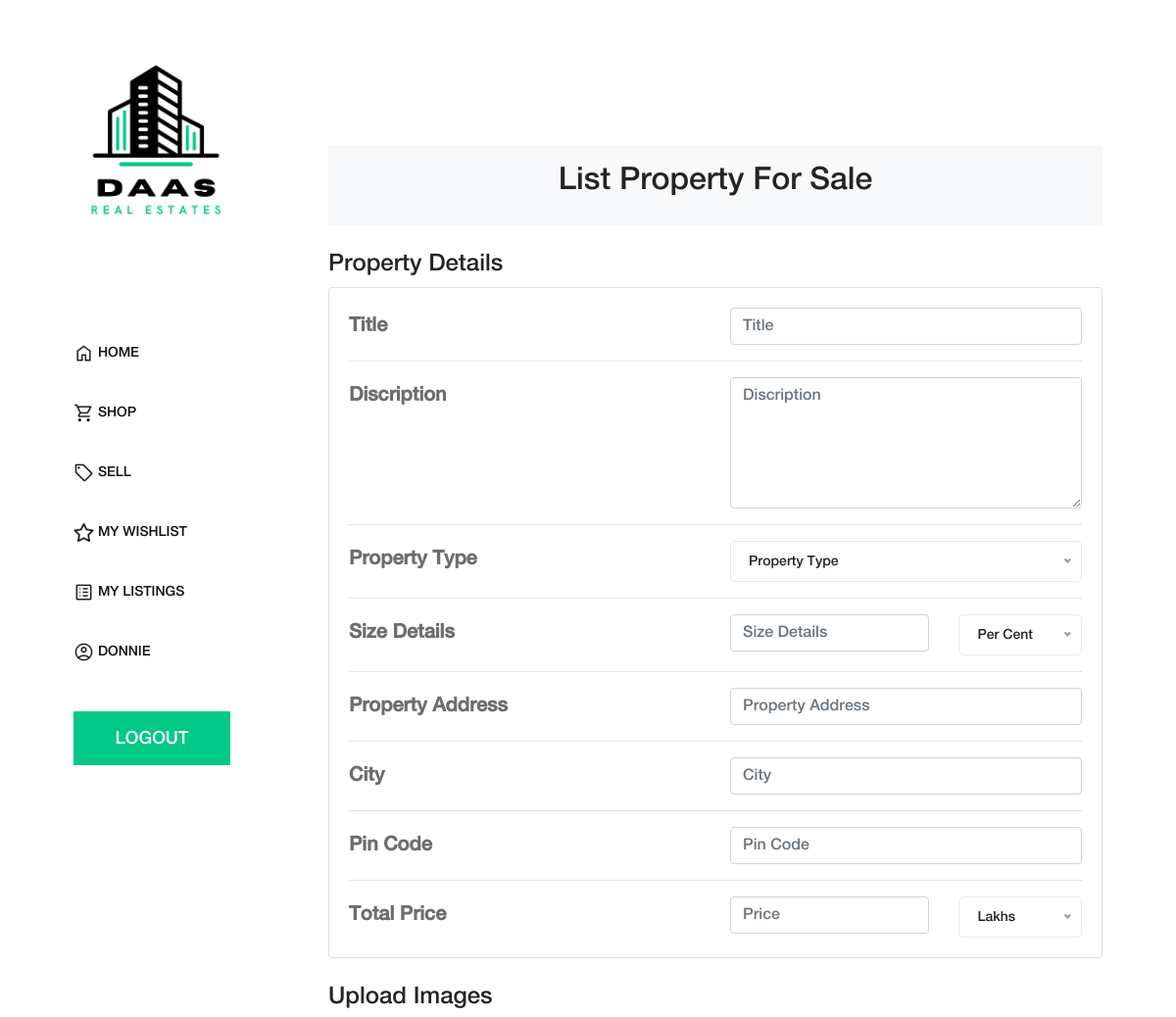
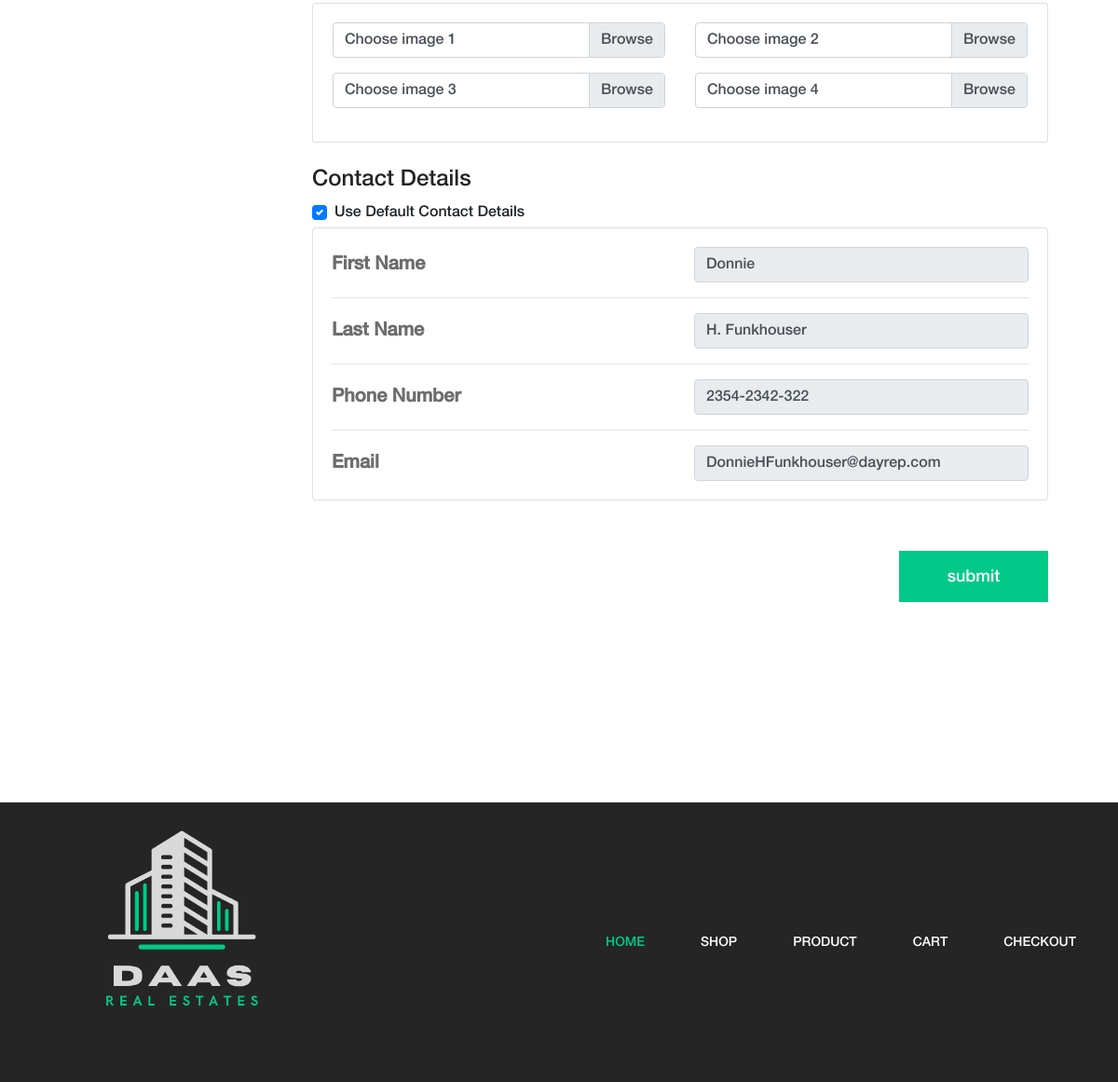
The page /sell.php (signed in) on the database its author committed (2 pictures, top to bottom).
### tables this page shows
CREATE TABLE `users_tbl` (
  `userid` int(11) NOT NULL,
  `firstname` varchar(50) NOT NULL,
  `lastname` varchar(50) NOT NULL,
  `password` varchar(50) NOT NULL,
  `email` varchar(100) NOT NULL,
  `phoneno` varchar(100) NOT NULL,
  `address` varchar(250) NOT NULL,
  `city` varchar(100) NOT NULL,
  `state` varchar(100) NOT NULL,
  `pincode` varchar(15) NOT NULL
);

### sell.php (the view, shortened to what this page needs)
<?php include("header.php"); ?>
<?php
include("connection.php");
if (!isset($_SESSION["userid"])) {
  header("location: login.php");
} else {
  $userid = $_SESSION["userid"];
}
$title = "";
$discription = "";
$size = "";
$property_address = "";
$city = "";
$pin = "";
$price = "";
$email = "";
$phoneno = "";
$fname = "";
$lname = "";
$query1 = "SELECT firstname,lastname,email,phoneno FROM users_tbl WHERE userid='$userid';";
$result = mysqli_query($conn, $query1);
if ($result->num_rows > 0) {
  $row = mysqli_fetch_row($result);
  $fname = $row[0];
  $lname = $row[1];
  $email = $row[2];
  $phoneno = $row[3];
}
?>
<div class="cart-table-area section-padding-100">
  <section>
    <div class="container py-5">
      <div class="row">
        <div class="col">
          <nav aria-label="breadcrumb" class="bg-light rounded-3 p-3 mb-4">
            <h2 class="text-center">List Property For Sale</h2>
          </nav>
        </div>
      </div>
      <form action="sell.php" method="post" enctype="multipart/form-data">
        <h4>Property Details</h4>
        <div class="col-188">
          <div class="card mb-4">
            <div class="card-body">
              <div class="row">
                <div class="col-sm">
                  <p class="mb-0"><b>Title</b></p>
                </div>
                <div class="col-sm">
                  <input type="text" class="form-control" id="title" value="<?php echo $title ?>" name="title" placeholder="Title" required>
                </div>
              </div>
              <hr>
              <div class="row">
                <div class="col-sm">
                  <p class="mb-0"><b>Discription</b></p>
                </div>
                <div class="col-sm">
                  <textarea type="textbox" class="form-control" id="discription" cols="30" rows="5" name="discription" placeholder="Discription" value="<?php echo $discription ?>"></textarea>
                </div>
              </div>
              <hr>
              <div class="row">
                <div class="col-sm">
                  <p class="mb-0"><b>Property Type</b></p>
                </div>
                <div class="col-sm">
                </div>
              </div>
              <hr>
              <div class="row">
                <div class="col-sm">
                  <p class="mb-0"><b>Size Details</b></p>
                </div>
                <div class="col-sm" style="max-width: 30%;">
                  <input type="number" class="form-control" id="size" placeholder="Size Details" name="size" value="<?php echo $size ?>" required>
                </div>
                <div class="col-sm" style="max-width: 20%;">
                </div>
              </div>
              <hr>
              <div class="row">
                <div class="col-sm">
                  <p class="mb-0"><b>Property Address</b></p>
                </div>
                <div class="col-sm">
                  <input type="text" class="form-control" id="property_address" placeholder="Property Address" name="address" value="<?php echo $property_address ?>" required>
                </div>
              </div>
              <hr>
              <div class="row">
                <div class="col-sm">
                  <p class="mb-0"><b>City</b></p>
                </div>
                <div class="col-sm">
                  <input type="text" class="form-control" id="city" placeholder="City" value="<?php echo $city ?>" name="city" required>
                </div>
              </div>
              <hr>
              <div class="row">
                <div class="col-sm">
                  <p class="mb-0"><b>Pin Code</b></p>
                </div>
                <div class="col-sm">
                  <input type="text" class="form-control" id="zipCode" placeholder="Pin Code" value="<?php echo $pin ?>" name="pin" required>
                </div>
              </div>
              <hr>
              <div class="row">
                <div class="col-sm">
                  <p class="mb-0"><b>Total Price</b></p>
                </div>
                <div class="col-sm" style="max-width: 30%;">
                  <input type="number" class="form-control" id="price" step="any" value="<?php echo $price ?>" placeholder="Price" name="price" required>
                </div>
                <div class="col-sm" style="max-width: 20%;">
                </div>
              </div>
            </div>
          </div>
          <h4>Upload Images</h4>
          <div class="col-188">
            <div class="card mb-4">
              <div class="card-body">
                <?php for ($j = 1; $j <= 4; $j++) { ?>
                  <div class="row mb-3">
                    <div class="col-sm custom-file mx-3">
                      <label class="custom-file-label" for="<?php echo "constomfile" . $j ?>">Choose image <?php echo $j ?></label>
                    </div>
                    <div class="col-sm custom-file mx-3">
                      <input type="file" class="custom-file-input" id="<?php echo "constomfile" . ++$j ?>" name="<?php echo "img" . $j ?>" required>
                      <label class="custom-file-label" for="<?php echo "constomfile" . $j ?>">Choose image <?php echo $j ?></label>
                    </div>
                  </div>
                <?php } ?>
              </div>
            </div>
          </div>
          <h4>Contact Details</h4>
          <div class="custom-control custom-checkbox mb-1">
            <label class="custom-control-label" for="contactcb">Use Default Contact Details</label>
          </div>
          <div class="col-188">
            <div class="card mb-4">
              <div class="card-body">
                <div class="row">
                  <div class="col-sm">
                    <p class="mb-0"><b>First Name</b></p>
                  </div>
                  <div class="col-sm">
                    <input type="text" class="form-control contactfill" id="first_name" name="fname" value="<?php echo $fname ?>" placeholder="First Name">
                  </div>
                </div>
                <hr>
                <div class="row">
                  <div class="col-sm">
                    <p class="mb-0"><b>Last Name</b></p>
                  </div>
                  <div class="col-sm">
                    <input type="text" class="form-control contactfill" id="last_name" name="lname" value="<?php echo $lname ?>" placeholder="Last Name">
                  </div>
                </div>
                <hr>
                <div class="row">
                  <div class="col-sm">
                    <p class="mb-0"><b>Phone Number</b></p>
                  </div>
                  <div class="col-sm">
                    <input type="text" class="form-control contactfill" id="phone_number" min="0" placeholder="Phone No" name="phoneno" value="<?php echo $phoneno ?>">
                  </div>
                </div>
                <hr>
                <div class="row">
                  <div class="col-sm">
                    <p class="mb-0"><b>Email</b></p>
                  </div>
                  <div class="col-sm">
                    <input type="email" class="form-control contactfill" id="email" placeholder="Email" name="email" value="<?php echo $email ?>">
                  </div>
                </div>
              </div>
            </div>
          </div>
        </div>
        <div class="amado-btn-group mt-30 mb-100 float-right">
          <input type="submit" class="btn amado-btn mb-15" name="submit" value="submit">
        </div>
      </form>
    </div>
  </section>
</div>
<?php include("footer.php"); ?>

### css/core-style.css (style rules this page uses)
* { margin: 0; padding: 0; }
body { font-family: "helveticaneuemedium"; font-size: 16px; }
h1, h2, h3, h4, h5, h6 { color: #242424; line-height: 1.3; font-weight: 400; }
p { color: #6d6d6d; font-size: 20px; line-height: 1.9; font-weight: 400; }
.mt-30 { margin-top: 30px !important; }
.mb-15 { margin-bottom: 15px !important; }
.mb-100 { margin-bottom: 100px !important; }
.section-padding-100 { padding-top: 100px; padding-bottom: 100px; }
.amado-btn { display: inline-block; min-width: 160px; height: 55px; color: #ffffff; border: none; border-radius: 0; padding: 0 7px; font-size: 18px; line-height: 56px; background-color: #03C988; font-weight: 400; }
.main-content-wrapper .cart-table-area { position: relative; z-index: 1; -webkit-box-flex: 0; -ms-flex: 0 0 calc(95% - 320px); flex: 0 0 calc(95% - 320px); width: calc(95% - 320px); max-width: calc(95% - 320px); }

### style.css (style rules this page uses)
.row { justify-content: center; }

### rows shown on the page
users_tbl: fname "Donnie", lname "H. Funkhouser", phoneno "2354-2342-322", email "DonnieHFunkhouser@dayrep.com"

### other values the page prints
$_SESSION["fname"] "DONNIE"
